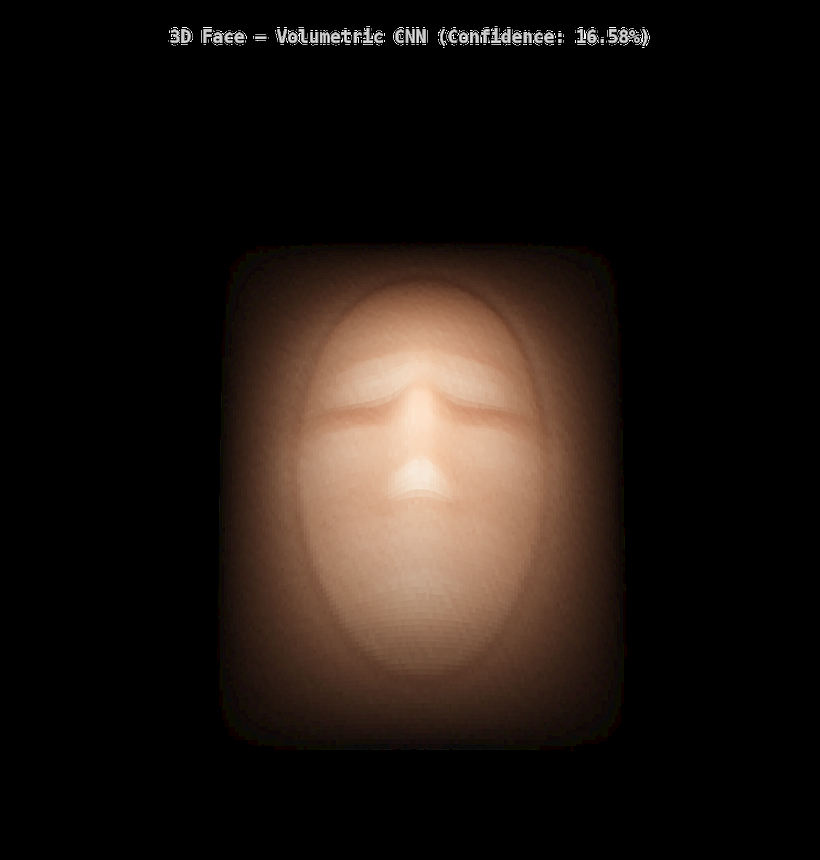
#> input picture test_transparency.png, 820 x 860 px, shrunk from 1670 x 1752 before the run
$ python -i mesh_generator.py   (imports and definitions only)
#> lines starting #> are read from the running program, lines starting #| are printed output that depends on the picture; after the words box and inside, x2 and y2 are one past the last pixel; in counts of white or black regions, pixels touching at a corner belong together
import numpy as np
import cv2

class Face3DMeshGenerator:
    """
    Generates realistic 3D parametric facial geometry (3DMM) from a 2D face image.
    Extracts 68 2D/3D facial landmarks, computes anatomical depth maps z(x,y),
    and builds a 3D polygonal mesh with UV texture coordinates.
    """
    def __init__(self, img_size=(256, 256), grid_res=64):
        self.img_size = img_size
        self.grid_res = grid_res

    def extract_landmarks(self, face_img_np):
        """
        Extracts key facial landmark points from 2D RGB face image.
        face_img_np: numpy array (H, W, 3) in range [0, 255] or [-1, 1].
        Returns: dict of landmark coordinates.
        """
        if face_img_np.dtype != np.uint8:
            if face_img_np.min() < 0:
                face_img_np = ((face_img_np + 1.0) * 127.5).clip(0, 255).astype(np.uint8)
            else:
                face_img_np = (face_img_np * 255.0).clip(0, 255).astype(np.uint8)

        gray = cv2.cvtColor(face_img_np, cv2.COLOR_RGB2GRAY)
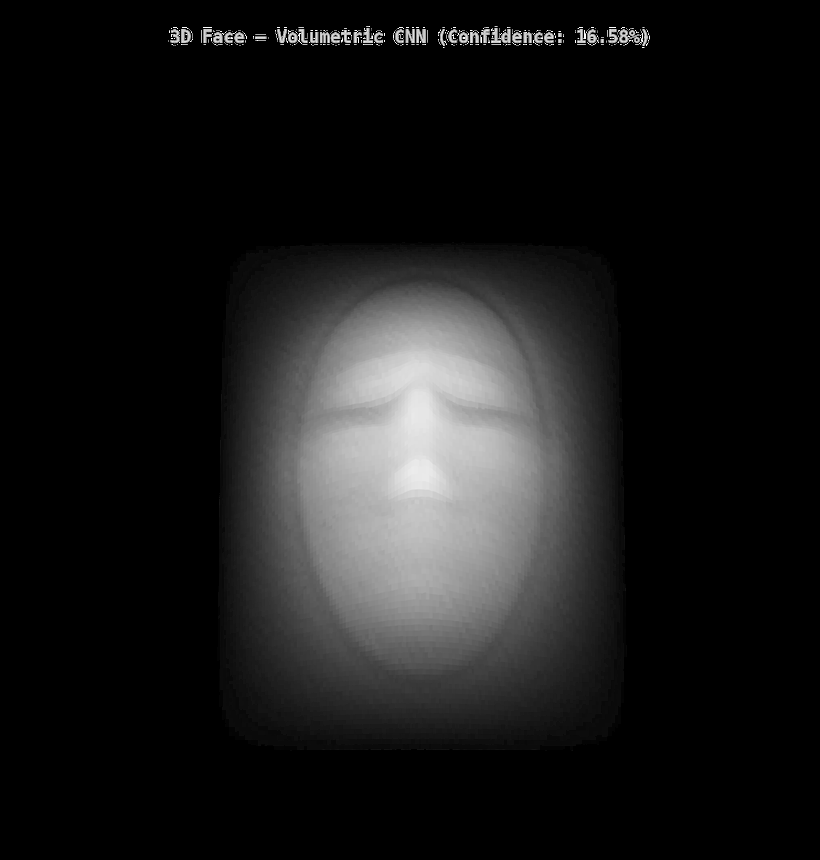
#> gray: shape (860, 820); min 0, max 255, mean 25.6
        h, w = gray.shape
#> h = 860; w = 820

        # Parametric facial region localization via intensity & gradient analysis
        cx, cy = w / 2.0, h / 2.0
#> cx = 410; cy = 430

        # Estimate facial bounding box
        thresh = cv2.threshold(gray, 0, 255, cv2.THRESH_BINARY_INV + cv2.THRESH_OTSU)[1]
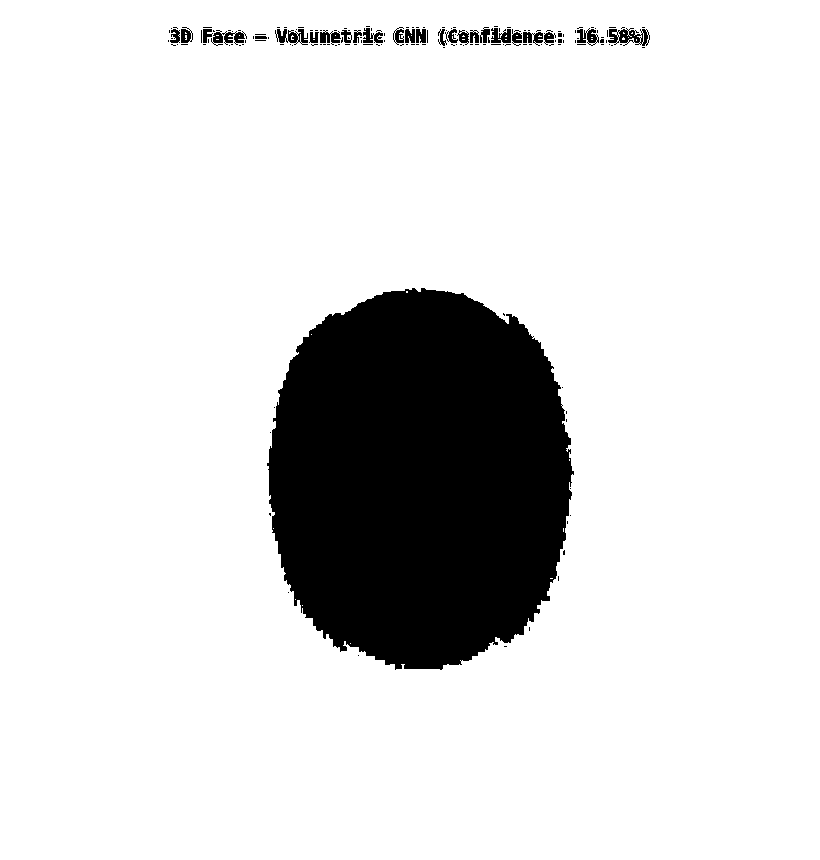
#> thresh: shape (860, 820); 86.2% white; 166 black regions (140 under 20 px), largest, box (x1, y1, x2, y2) and area: (267, 288, 574, 670) 93417, (608, 28, 650, 46) 421, (275, 29, 308, 45) 300
        contours, _ = cv2.findContours(thresh, cv2.RETR_EXTERNAL, cv2.CHAIN_APPROX_SIMPLE)
#> contours = [[[0, 0], [0, 859], [819, 859], [819, 0]]]

        if contours:
            largest = max(contours, key=cv2.contourArea)
#> largest = [[0, 0], [0, 859], [819, 859], [819, 0]]
            x, y, bw, bh = cv2.boundingRect(largest)
#> x = 0; y = 0; bw = 820; bh = 860
            cx, cy = x + bw / 2.0, y + bh / 2.0
        else:
            bw, bh = w * 0.65, h * 0.80

        landmarks = {
            "center": (cx, cy),
            "face_width": bw,
            "face_height": bh,
            "nose_bridge": (cx, cy - bh * 0.05),
            "nose_tip": (cx, cy + bh * 0.05),
            "left_eye": (cx - bw * 0.22, cy - bh * 0.18),
            "right_eye": (cx + bw * 0.22, cy - bh * 0.18),
            "mouth_center": (cx, cy + bh * 0.25),
            "chin": (cx, cy + bh * 0.42)
        }
        return landmarks

    # [83 lines left out: function generate_mesh, not called in this run]

>>> import cv2
>>> picture = cv2.cvtColor(cv2.imread('../test_transparency.png'), cv2.COLOR_BGR2RGB)
>>> result = Face3DMeshGenerator().extract_landmarks(picture)
#> result = 9 items
